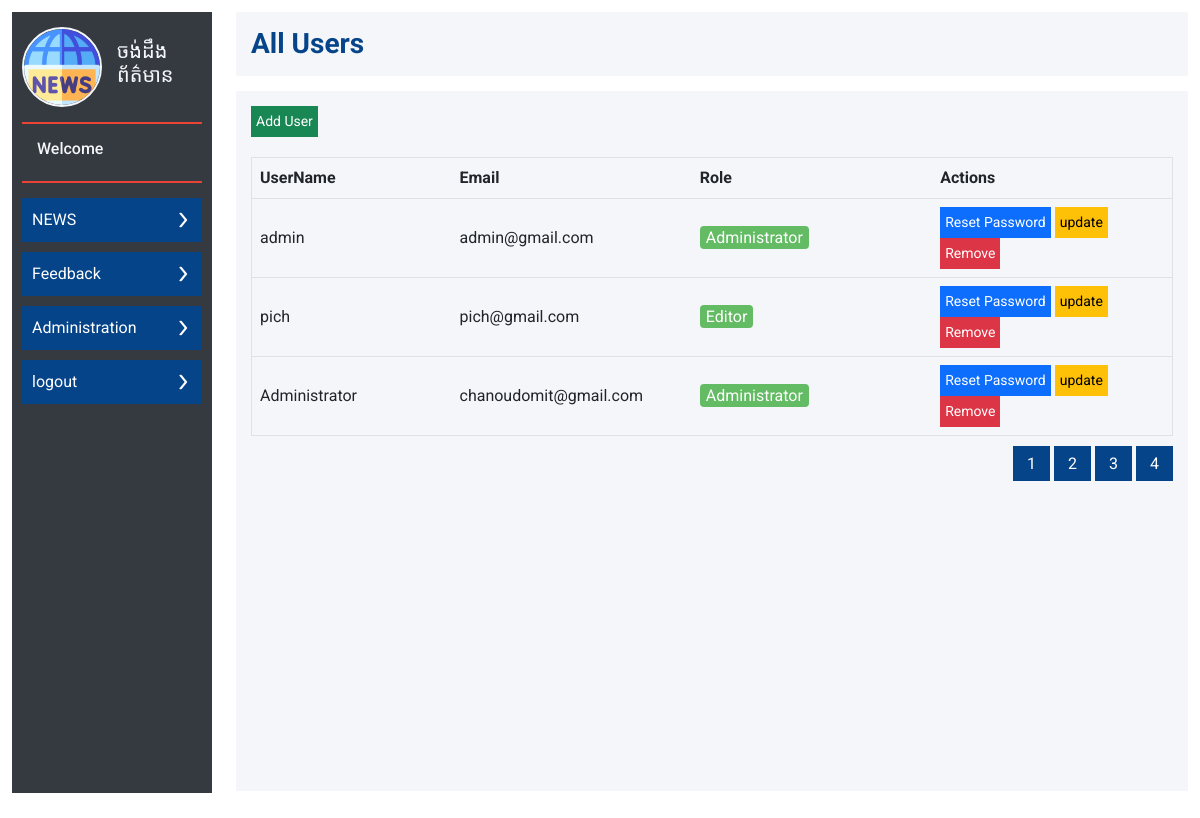
Page /admin/view-user.php on the committed database.
### tables this page shows
CREATE TABLE `tbl_user` (
  `user_id` int NOT NULL AUTO_INCREMENT,
  `user_name` varchar(255) NOT NULL,
  `email` varchar(255) NOT NULL,
  `password` varchar(255) NOT NULL,
  `profile` varchar(255) DEFAULT NULL,
  `create_at` timestamp NOT NULL DEFAULT CURRENT_TIMESTAMP,
  `update_at` timestamp NOT NULL DEFAULT CURRENT_TIMESTAMP ON UPDATE CURRENT_TIMESTAMP,
  `role` varchar(20) NOT NULL DEFAULT 'user',
  `status` varchar(45) NOT NULL DEFAULT '1',
  PRIMARY KEY (`user_id`)
);

### admin/view-user.php (the view, shortened to what this page needs)
<?php
include('sidebar.php');
function getAllNews()
{
    $conn = new mysqli('localhost', 'root', '**aa12345', 'msc');
    $selectuser = "SELECT * FROM `tbl_user` where status=1";
    $result = $conn->query($selectuser);
    while ($row = $result->fetch_assoc()) {
        echo '
                <tr>
                    <td align=left>' . $row['user_name'] . '</td>
                    <td align=left with=200px>' . $row['email'] . '</td>
                    <td align=left><span style="  background-color:rgb(99, 188, 99);  color:white;  padding: 2px 6px;  border-radius: 4px;">' . $row['role'] . '</span></td>
                    <td width="200px">
                        <button type="button" username="' . $row['user_name'] . '" passwd_id="' . $row['user_id'] . '" class="btn btn-primary btn-sm" data-bs-toggle="modal" data-bs-target="#resetpasswd" " '.(($_SESSION['role']=='Editor')? 'disabled':'').' >Reset Password</button>
                        <button type="button" user_id="' . $row['user_id'] . '" username="' . $row['user_name'] . '" email="' . $row['email'] . '" role="' . $row['role'] . '" class="btn btn-warning btn-sm" data-bs-toggle="modal" data-bs-target="#update_user " '.(($_SESSION['role'] =='Editor')? 'disabled':'').' >update</button>
                        <button type="button" remove-id="' . $row['user_id'] . '" username="' . $row['user_name'] . '" class="btn btn-danger btn-remove" data-bs-toggle="modal" data-bs-target="#exampleModal" " '.(($_SESSION['role'] =='Editor')? 'disabled':'').'>
                            Remove
                        </button>
                    </td>
                </tr>
            ';
    }
}
?>
<div class="col-10">
    <div class="content-right">
        <div class="top">
            <h3>All Users</h3>
        </div>
        <div class="bottom view-post">
            <figure>
                <form method="post" enctype="multipart/form-data">
                    <div>
                        <button type="button" class="btn btn-success" class="btn btn-success btn-sm" data-bs-toggle="modal" data-bs-target="#create_user" <?php
                        if($_SESSION['role']=='Editor'){
                            echo 'disabled';
                        }
                        ?>>Add User</button>
                    </div>
                    <table class="table text-left align-middle" border="1px" style="table-layout: fixed;">
                        <tr>
                            <th width=200px align="left">UserName</th>
                            <th align="left">Email</th>
                            <th align="left">Role</th>
                            <th>Actions</th>
                        </tr>
                        <?php getAllNews() ?>
                    </table>
                    <ul class="pagination">
                        <li>
                            <a href="">1</a>
                            <a href="">2</a>
                            <a href="">3</a>
                            <a href="">4</a>
                        </li>
                    </ul>
                </form>
            </figure>
        </div>
    </div>
</div>
</div>
</div>
</main>
</body>
</html>

### admin/assets/style/theme.css (style rules this page uses)
:root { --black : #343A40; --orange : #EA4335; --blue : #064489; --white : #FFFFFF; --blur-gray : #F4F6F9; }
* { font-family: 'Roboto', sans-serif !important; }
a { text-decoration: none !important; }
.col-10 { flex: 0 0 auto; width: 81.333333% !important; }
.admin .content-right .bottom , .admin .content-right .top { padding: 15px; margin-bottom: 15px; background-color: var(--blur-gray); }
.admin .content-right .top h3 { color: var(--blue); margin-bottom: 0px; font-weight: bold; }
.admin .content-right .bottom { min-height: 87.5vh; }
.admin .content-right .bottom button { border-radius: 0px; }
.admin .content-right .view-post .btn { padding: 4px; font-size: 14px; border-radius: 0px; }
.admin .content-right .view-post .pagination { display: flex; justify-content: flex-end; }
.admin .content-right .view-post .pagination a { color: var(--white); padding: 8px 14px; background-color: var(--blue); }

### rows in the picture
tbl_user: user_name "admin", email "admin@gmail.com", role "Administrator"
tbl_user: user_name "pich", email "pich@gmail.com", role "Editor"
tbl_user: user_name "Administrator", email "chanoudomit@gmail.com", role "Administrator"
